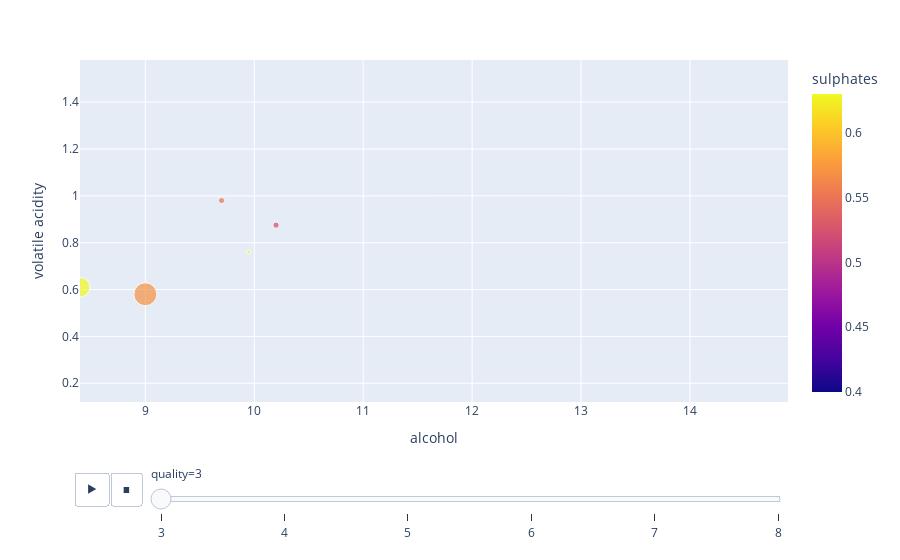

Source (notebook cell):
### Code cell
data = data.sort_values(by='quality')
fig = px.scatter(data, x="alcohol", y="volatile acidity", animation_frame="quality", size="citric acid", color='sulphates')
# set x and y axes limits
x_min, x_max = data['alcohol'].min(), data['alcohol'].max()
y_min, y_max = data['volatile acidity'].min(), data['volatile acidity'].max()
fig.update_xaxes(range=[x_min, x_max]) 
fig.update_yaxes(range=[y_min, y_max])

### Figure 1 — Plotly figure (JSON) as saved in the notebook; plotly's stock layout.template omitted (floating-point values rounded to 4 significant figures)
{"data": [{"hovertemplate": "quality=3<br>alcohol=%{x}<br>volatile acidity=%{y}<br>citric acid=%{marker.size}<br>sulphates=%{marker.color}<extra></extra>", "legendgroup": "", "marker": {"color": [0.4, 0.57, 0.52, 0.63, 0.55, 0.63], "coloraxis": "coloraxis", "size": [0, 0.66, 0.05, 0.49, 0.05, 0.02], "sizemode": "area", "sizeref": 0.0025, "symbol": "circle"}, "mode": "markers", "name": "", "orientation": "v", "showlegend": false, "type": "scatter", "x": [10.9, 9, 10.2, 8.4, 9.7, 9.95], "xaxis": "x", "y": [1.58, 0.58, 0.875, 0.61, 0.98, 0.76], "yaxis": "y"}], "layout": {"coloraxis": {"colorbar": {"title": {"text": "sulphates"}}, "colorscale": [[0, "#0d0887"], [0.1111, "#46039f"], [0.2222, "#7201a8"], [0.3333, "#9c179e"], [0.4444, "#bd3786"], [0.5556, "#d8576b"], [0.6667, "#ed7953"], [0.7778, "#fb9f3a"], [0.8889, "#fdca26"], [1, "#f0f921"]]}, "legend": {"itemsizing": "constant", "tracegroupgap": 0}, "margin": {"t": 60}, "sliders": [{"active": 0, "currentvalue": {"prefix": "quality="}, "len": 0.9, "pad": {"b": 10, "t": 60}, "steps": [{"args": [["3"], {"frame": {"duration": 0, "redraw": false}, "fromcurrent": true, "mode": "immediate", "transition": {"duration": 0, "easing": "linear"}}], "label": "3", "method": "animate"}, {"args": [["4"], {"frame": {"duration": 0, "redraw": false}, "fromcurrent": true, "mode": "immediate", "transition": {"duration": 0, "easing": "linear"}}], "label": "4", "method": "animate"}, {"args": [["5"], {"frame": {"duration": 0, "redraw": false}, "fromcurrent": true, "mode": "immediate", "transition": {"duration": 0, "easing": "linear"}}], "label": "5", "method": "animate"}, {"args": [["6"], {"frame": {"duration": 0, "redraw": false}, "fromcurrent": true, "mode": "immediate", "transition": {"duration": 0, "easing": "linear"}}], "label": "6", "method": "animate"}, {"args": [["7"], {"frame": {"duration": 0, "redraw": false}, "fromcurrent": true, "mode": "immediate", "transition": {"duration": 0, "easing": "linear"}}], "label": "7", "method": "animate"}, {"args": [["8"], {"frame": {"duration": 0, "redraw": false}, "fromcurrent": true, "mode": "immediate", "transition": {"duration": 0, "easing": "linear"}}], "label": "8", "method": "animate"}], "x": 0.1, "xanchor": "left", "y": 0, "yanchor": "top"}], "updatemenus": [{"buttons": [{"args": [null, {"frame": {"duration": 500, "redraw": false}, "fromcurrent": true, "mode": "immediate", "transition": {"duration": 500, "easing": "linear"}}], "label": "&#9654;", "method": "animate"}, {"args": [[null], {"frame": {"duration": 0, "redraw": false}, "fromcurrent": true, "mode": "immediate", "transition": {"duration": 0, "easing": "linear"}}], "label": "&#9724;", "method": "animate"}], "direction": "left", "pad": {"r": 10, "t": 70}, "showactive": false, "type": "buttons", "x": 0.1, "xanchor": "right", "y": 0, "yanchor": "top"}], "xaxis": {"anchor": "y", "domain": [0, 1], "range": [8.4, 14.9], "title": {"text": "alcohol"}}, "yaxis": {"anchor": "x", "domain": [0, 1], "range": [0.12, 1.58], "title": {"text": "volatile acidity"}}}}
